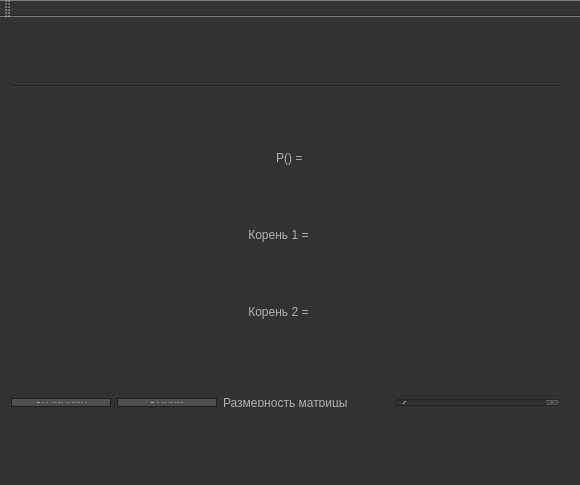
<?xml version="1.0" encoding="UTF-8"?>
<ui version="4.0">
 <class>MainWindow</class>
 <widget class="QMainWindow" name="MainWindow">
  <property name="geometry">
   <rect>
    <x>0</x>
    <y>0</y>
    <width>580</width>
    <height>485</height>
   </rect>
  </property>
  <property name="windowTitle">
   <string>Лабораторная работа по ООП №3</string>
  </property>
  <property name="styleSheet">
   <string notr="true">QToolTip
{
     border: 1px solid black;
     background-color: #ffa02f;
     padding: 1px;
     border-radius: 3px;
     opacity: 100;
}

QWidget
{
    color: #b1b1b1;
    background-color: #323232;
}

QWidget:item:hover
{
    background-color: QLinearGradient( x1: 0, y1: 0, x2: 0, y2: 1, stop: 0 #ffa02f, stop: 1 #ca0619);
    color: #000000;
}

QWidget:item:selected
{
    background-color: QLinearGradient( x1: 0, y1: 0, x2: 0, y2: 1, stop: 0 #ffa02f, stop: 1 #d7801a);
}

QMenuBar::item
{
    background: transparent;
}

QMenuBar::item:selected
{
    background: transparent;
    border: 1px solid #ffaa00;
}

QMenuBar::item:pressed
{
    background: #444;
    border: 1px solid #000;
    background-color: QLinearGradient(
        x1:0, y1:0,
        x2:0, y2:1,
        stop:1 #212121,
        stop:0.4 #343434/*,
        stop:0.2 #343434,
        stop:0.1 #ffaa00*/
    );
    margin-bottom:-1px;
    padding-bottom:1px;
}

QMenu
{
    border: 1px solid #000;
}

QMenu::item
{
    padding: 2px 20px 2px 20px;
}

QMenu::item:selected
{
    color: #000000;
}

QWidget:disabled
{
    color: #404040;
    background-color: #323232;
}

QAbstractItemView
{
    background-color: QLinearGradient( x1: 0, y1: 0, x2: 0, y2: 1, stop: 0 #4d4d4d, stop: 0.1 #646464, stop: 1 #5d5d5d);
}

QWidget:focus
{
    /*border: 2px solid QLinearGradient( x1: 0, y1: 0, x2: 0, y2: 1, stop: 0 #ffa02f, stop: 1 #d7801a);*/
}

QLineEdit
{
    background-color: QLinearGradient( x1: 0, y1: 0, x2: 0, y2: 1, stop: 0 #4d4d4d, stop: 0 #646464, stop: 1 #5d5d5d);
    padding: 1px;
    border-style: solid;
    border: 1px solid #1e1e1e;
    border-radius: 5;
}

QPushButton
{
    color: #b1b1b1;
    background-color: QLinearGradient( x1: 0, y1: 0, x2: 0, y2: 1, stop: 0 #565656, stop: 0.1 #525252, stop: 0.5 #4e4e4e, stop: 0.9 #4a4a4a, stop: 1 #464646);
    border-width: 1px;
    border-color: #1e1e1e;
    border-style: solid;
    border-radius: 6;
    padding: 3px;
    font-size: 12px;
    padding-left: 5px;
    padding-right: 5px;
}

QPushButton:pressed
{
    background-color: QLinearGradient( x1: 0, y1: 0, x2: 0, y2: 1, stop: 0 #2d2d2d, stop: 0.1 #2b2b2b, stop: 0.5 #292929, stop: 0.9 #282828, stop: 1 #252525);
}

QComboBox
{
    selection-background-color: #ffaa00;
    background-color: QLinearGradient( x1: 0, y1: 0, x2: 0, y2: 1, stop: 0 #565656, stop: 0.1 #525252, stop: 0.5 #4e4e4e, stop: 0.9 #4a4a4a, stop: 1 #464646);
    border-style: solid;
    border: 1px solid #1e1e1e;
    border-radius: 5;
}

QComboBox:hover,QPushButton:hover
{
    border: 2px solid QLinearGradient( x1: 0, y1: 0, x2: 0, y2: 1, stop: 0 #ffa02f, stop: 1 #d7801a);
}


QComboBox:on
{
    padding-top: 3px;
    padding-left: 4px;
    background-color: QLinearGradient( x1: 0, y1: 0, x2: 0, y2: 1, stop: 0 #2d2d2d, stop: 0.1 #2b2b2b, stop: 0.5 #292929, stop: 0.9 #282828, stop: 1 #252525);
    selection-background-color: #ffaa00;
}

QComboBox QAbstractItemView
{
    border: 2px solid darkgray;
    selection-background-color: QLinearGradient( x1: 0, y1: 0, x2: 0, y2: 1, stop: 0 #ffa02f, stop: 1 #d7801a);
}

QComboBox::drop-down
{
     subcontrol-origin: padding;
     subcontrol-position: top right;
     width: 15px;

     border-left-width: 0px;
     border-left-color: darkgray;
     border-left-style: solid; /* just a single line */
     border-top-right-radius: 3px; /* same radius as the QComboBox */
     border-bottom-right-radius: 3px;
 }

QComboBox::down-arrow
{
     image: url(:/down_arrow.png);
}

QGroupBox:focus
{
border: 2px solid QLinearGradient( x1: 0, y1: 0, x2: 0, y2: 1, stop: 0 #ffa02f, stop: 1 #d7801a);
}

QTextEdit:focus
{
    border: 2px solid QLinearGradient( x1: 0, y1: 0, x2: 0, y2: 1, stop: 0 #ffa02f, stop: 1 #d7801a);
}

QScrollBar:horizontal {
     border: 1px solid #222222;
     background: QLinearGradient( x1: 0, y1: 0, x2: 0, y2: 1, stop: 0.0 #121212, stop: 0.2 #282828, stop: 1 #484848);
     height: 7px;
     margin: 0px 16px 0 16px;
}

QScrollBar::handle:horizontal
{
      background: QLinearGradient( x1: 0, y1: 0, x2: 1, y2: 0, stop: 0 #ffa02f, stop: 0.5 #d7801a, stop: 1 #ffa02f);
      min-height: 20px;
      border-radius: 2px;
}

QScrollBar::add-line:horizontal {
      border: 1px solid #1b1b19;
      border-radius: 2px;
      background: QLinearGradient( x1: 0, y1: 0, x2: 1, y2: 0, stop: 0 #ffa02f, stop: 1 #d7801a);
      width: 14px;
      subcontrol-position: right;
      subcontrol-origin: margin;
}

QScrollBar::sub-line:horizontal {
      border: 1px solid #1b1b19;
      border-radius: 2px;
      background: QLinearGradient( x1: 0, y1: 0, x2: 1, y2: 0, stop: 0 #ffa02f, stop: 1 #d7801a);
      width: 14px;
     subcontrol-position: left;
     subcontrol-origin: margin;
}

QScrollBar::right-arrow:horizontal, QScrollBar::left-arrow:horizontal
{
      border: 1px solid black;
      width: 1px;
      height: 1px;
      background: white;
}

QScrollBar::add-page:horizontal, QScrollBar::sub-page:horizontal
{
      background: none;
}

QScrollBar:vertical
{
      background: QLinearGradient( x1: 0, y1: 0, x2: 1, y2: 0, stop: 0.0 #121212, stop: 0.2 #282828, stop: 1 #484848);
      width: 7px;
      margin: 16px 0 16px 0;
      border: 1px solid #222222;
}

QScrollBar::handle:vertical
{
      background: QLinearGradient( x1: 0, y1: 0, x2: 0, y2: 1, stop: 0 #ffa02f, stop: 0.5 #d7801a, stop: 1 #ffa02f);
      min-height: 20px;
      border-radius: 2px;
}

QScrollBar::add-line:vertical
{
      border: 1px solid #1b1b19;
      border-radius: 2px;
      background: QLinearGradient( x1: 0, y1: 0, x2: 0, y2: 1, stop: 0 #ffa02f, stop: 1 #d7801a);
      height: 14px;
      subcontrol-position: bottom;
      subcontrol-origin: margin;
}

QScrollBar::sub-line:vertical
{
      border: 1px solid #1b1b19;
      border-radius: 2px;
      background: QLinearGradient( x1: 0, y1: 0, x2: 0, y2: 1, stop: 0 #d7801a, stop: 1 #ffa02f);
      height: 14px;
      subcontrol-position: top;
      subcontrol-origin: margin;
}

QScrollBar::up-arrow:vertical, QScrollBar::down-arrow:vertical
{
      border: 1px solid black;
      width: 1px;
      height: 1px;
      background: white;
}


QScrollBar::add-page:vertical, QScrollBar::sub-page:vertical
{
      background: none;
}

QTextEdit
{
    background-color: #242424;
}

QPlainTextEdit
{
    background-color: #242424;
}

QHeaderView::section
{
    background-color: QLinearGradient(x1:0, y1:0, x2:0, y2:1, stop:0 #616161, stop: 0.5 #505050, stop: 0.6 #434343, stop:1 #656565);
    color: white;
    padding-left: 4px;
    border: 1px solid #6c6c6c;
}

QCheckBox:disabled
{
color: #414141;
}

QDockWidget::title
{
    text-align: center;
    spacing: 3px; /* spacing between items in the tool bar */
    background-color: QLinearGradient(x1:0, y1:0, x2:0, y2:1, stop:0 #323232, stop: 0.5 #242424, stop:1 #323232);
}

QDockWidget::close-button, QDockWidget::float-button
{
    text-align: center;
    spacing: 1px; /* spacing between items in the tool bar */
    background-color: QLinearGradient(x1:0, y1:0, x2:0, y2:1, stop:0 #323232, stop: 0.5 #242424, stop:1 #323232);
}

QDockWidget::close-button:hover, QDockWidget::float-button:hover
{
    background: #242424;
}

QDockWidget::close-button:pressed, QDockWidget::float-button:pressed
{
    padding: 1px -1px -1px 1px;
}

QMainWindow::separator
{
    background-color: QLinearGradient(x1:0, y1:0, x2:0, y2:1, stop:0 #161616, stop: 0.5 #151515, stop: 0.6 #212121, stop:1 #343434);
    color: white;
    padding-left: 4px;
    border: 1px solid #4c4c4c;
    spacing: 3px; /* spacing between items in the tool bar */
}

QMainWindow::separator:hover
{

    background-color: QLinearGradient(x1:0, y1:0, x2:0, y2:1, stop:0 #d7801a, stop:0.5 #b56c17 stop:1 #ffa02f);
    color: white;
    padding-left: 4px;
    border: 1px solid #6c6c6c;
    spacing: 3px; /* spacing between items in the tool bar */
}

QToolBar::handle
{
     spacing: 3px; /* spacing between items in the tool bar */
     background: url(:/images/handle.png);
}

QMenu::separator
{
    height: 2px;
    background-color: QLinearGradient(x1:0, y1:0, x2:0, y2:1, stop:0 #161616, stop: 0.5 #151515, stop: 0.6 #212121, stop:1 #343434);
    color: white;
    padding-left: 4px;
    margin-left: 10px;
    margin-right: 5px;
}

QProgressBar
{
    border: 2px solid grey;
    border-radius: 5px;
    text-align: center;
}

QProgressBar::chunk
{
    background-color: #d7801a;
    width: 2.15px;
    margin: 0.5px;
}

QTabBar::tab {
    color: #b1b1b1;
    border: 1px solid #444;
    border-bottom-style: none;
    background-color: #323232;
    padding-left: 10px;
    padding-right: 10px;
    padding-top: 3px;
    padding-bottom: 2px;
    margin-right: -1px;
}

QTabWidget::pane {
    border: 1px solid #444;
    top: 1px;
}

QTabBar::tab:last
{
    margin-right: 0; /* the last selected tab has nothing to overlap with on the right */
    border-top-right-radius: 3px;
}

QTabBar::tab:first:!selected
{
 margin-left: 0px; /* the last selected tab has nothing to overlap with on the right */


    border-top-left-radius: 3px;
}

QTabBar::tab:!selected
{
    color: #b1b1b1;
    border-bottom-style: solid;
    margin-top: 3px;
    background-color: QLinearGradient(x1:0, y1:0, x2:0, y2:1, stop:1 #212121, stop:.4 #343434);
}

QTabBar::tab:selected
{
    border-top-left-radius: 3px;
    border-top-right-radius: 3px;
    margin-bottom: 0px;
}

QTabBar::tab:!selected:hover
{
    /*border-top: 2px solid #ffaa00;
    padding-bottom: 3px;*/
    border-top-left-radius: 3px;
    border-top-right-radius: 3px;
    background-color: QLinearGradient(x1:0, y1:0, x2:0, y2:1, stop:1 #212121, stop:0.4 #343434, stop:0.2 #343434, stop:0.1 #ffaa00);
}

QRadioButton::indicator:checked, QRadioButton::indicator:unchecked{
    color: #b1b1b1;
    background-color: #323232;
    border: 1px solid #b1b1b1;
    border-radius: 6px;
}

QRadioButton::indicator:checked
{
    background-color: qradialgradient(
        cx: 0.5, cy: 0.5,
        fx: 0.5, fy: 0.5,
        radius: 1.0,
        stop: 0.25 #ffaa00,
        stop: 0.3 #323232
    );
}

QCheckBox::indicator{
    color: #b1b1b1;
    background-color: #323232;
    border: 1px solid #b1b1b1;
    width: 9px;
    height: 9px;
}

QRadioButton::indicator
{
    border-radius: 6px;
}

QRadioButton::indicator:hover, QCheckBox::indicator:hover
{
    border: 1px solid #ffaa00;
}

QCheckBox::indicator:checked
{
    image:url(:/images/checkbox.png);
}

QCheckBox::indicator:disabled, QRadioButton::indicator:disabled
{
    border: 1px solid #444;
}
</string>
  </property>
  <widget class="QWidget" name="centralWidget">
   <widget class="QWidget" name="verticalLayoutWidget">
    <property name="geometry">
     <rect>
      <x>0</x>
      <y>0</y>
      <width>571</width>
      <height>373</height>
     </rect>
    </property>
    <layout class="QVBoxLayout" name="verticalLayout">
     <item>
      <widget class="Line" name="line">
       <property name="orientation">
        <enum>Qt::Horizontal</enum>
       </property>
      </widget>
     </item>
     <item>
      <layout class="QGridLayout" name="polynomLayout"/>
     </item>
     <item>
      <layout class="QHBoxLayout" name="valueLayout">
       <item>
        <layout class="QHBoxLayout" name="value1Layout">
         <property name="spacing">
          <number>0</number>
         </property>
         <item>
          <layout class="QHBoxLayout" name="labelValueLayout">
           <property name="spacing">
            <number>0</number>
           </property>
           <property name="sizeConstraint">
            <enum>QLayout::SetNoConstraint</enum>
           </property>
           <property name="leftMargin">
            <number>0</number>
           </property>
           <property name="topMargin">
            <number>0</number>
           </property>
           <property name="rightMargin">
            <number>0</number>
           </property>
           <item>
            <widget class="QLabel" name="labelValueText1">
             <property name="sizePolicy">
              <sizepolicy hsizetype="Fixed" vsizetype="Preferred">
               <horstretch>0</horstretch>
               <verstretch>0</verstretch>
              </sizepolicy>
             </property>
             <property name="styleSheet">
              <string notr="true">#labelValueText1{}</string>
             </property>
             <property name="text">
              <string>P(</string>
             </property>
             <property name="indent">
              <number>13</number>
             </property>
            </widget>
           </item>
           <item>
            <layout class="QGridLayout" name="leValueGridLayout"/>
           </item>
           <item>
            <widget class="QLabel" name="labelValueText2">
             <property name="maximumSize">
              <size>
               <width>20</width>
               <height>16777215</height>
              </size>
             </property>
             <property name="text">
              <string>) =</string>
             </property>
            </widget>
           </item>
           <item>
            <layout class="QGridLayout" name="labelValueGridLayout"/>
           </item>
          </layout>
         </item>
        </layout>
       </item>
      </layout>
     </item>
     <item>
      <layout class="QHBoxLayout" name="root1Layout">
       <item>
        <widget class="QLabel" name="labelRootText1">
         <property name="minimumSize">
          <size>
           <width>0</width>
           <height>0</height>
          </size>
         </property>
         <property name="maximumSize">
          <size>
           <width>100</width>
           <height>16777215</height>
          </size>
         </property>
         <property name="text">
          <string>    Корень 1 =</string>
         </property>
        </widget>
       </item>
       <item>
        <layout class="QGridLayout" name="labelRoot1GridLayout"/>
       </item>
      </layout>
     </item>
     <item>
      <layout class="QHBoxLayout" name="root2Layout">
       <item>
        <widget class="QLabel" name="labelRootText2">
         <property name="minimumSize">
          <size>
           <width>0</width>
           <height>0</height>
          </size>
         </property>
         <property name="maximumSize">
          <size>
           <width>100</width>
           <height>16777215</height>
          </size>
         </property>
         <property name="text">
          <string>    Корень 2 =</string>
         </property>
        </widget>
       </item>
       <item>
        <layout class="QGridLayout" name="labelRoot2GridLayout"/>
       </item>
      </layout>
     </item>
    </layout>
   </widget>
   <widget class="QWidget" name="">
    <property name="geometry">
     <rect>
      <x>0</x>
      <y>370</y>
      <width>571</width>
      <height>31</height>
     </rect>
    </property>
    <layout class="QHBoxLayout" name="dimensionLayout">
     <item>
      <widget class="QPushButton" name="btnCalculateValue">
       <property name="maximumSize">
        <size>
         <width>100</width>
         <height>16777215</height>
        </size>
       </property>
       <property name="text">
        <string>Значение</string>
       </property>
      </widget>
     </item>
     <item>
      <widget class="QPushButton" name="btnCalculateRoot">
       <property name="maximumSize">
        <size>
         <width>100</width>
         <height>16777215</height>
        </size>
       </property>
       <property name="text">
        <string>Корни</string>
       </property>
      </widget>
     </item>
     <item>
      <widget class="QLabel" name="labelDimensionText">
       <property name="maximumSize">
        <size>
         <width>16777215</width>
         <height>30</height>
        </size>
       </property>
       <property name="text">
        <string>Размерность матрицы</string>
       </property>
      </widget>
     </item>
     <item>
      <widget class="QSpinBox" name="sbDimension">
       <property name="minimum">
        <number>1</number>
       </property>
       <property name="value">
        <number>2</number>
       </property>
      </widget>
     </item>
    </layout>
   </widget>
   <zorder>verticalLayoutWidget</zorder>
   <zorder></zorder>
   <zorder></zorder>
  </widget>
  <widget class="QMenuBar" name="menuBar">
   <property name="geometry">
    <rect>
     <x>0</x>
     <y>0</y>
     <width>580</width>
     <height>19</height>
    </rect>
   </property>
  </widget>
  <widget class="QToolBar" name="mainToolBar">
   <attribute name="toolBarArea">
    <enum>TopToolBarArea</enum>
   </attribute>
   <attribute name="toolBarBreak">
    <bool>false</bool>
   </attribute>
  </widget>
  <widget class="QStatusBar" name="statusBar"/>
 </widget>
 <layoutdefault spacing="6" margin="11"/>
 <resources/>
 <connections>
  <connection>
   <sender>btnCalculateValue</sender>
   <signal>clicked()</signal>
   <receiver>MainWindow</receiver>
   <slot>calculateValue()</slot>
   <hints>
    <hint type="sourcelabel">
     <x>9</x>
     <y>146</y>
    </hint>
    <hint type="destinationlabel">
     <x>13</x>
     <y>158</y>
    </hint>
   </hints>
  </connection>
  <connection>
   <sender>btnCalculateRoot</sender>
   <signal>clicked()</signal>
   <receiver>MainWindow</receiver>
   <slot>calculateRoots()</slot>
   <hints>
    <hint type="sourcelabel">
     <x>190</x>
     <y>208</y>
    </hint>
    <hint type="destinationlabel">
     <x>171</x>
     <y>219</y>
    </hint>
   </hints>
  </connection>
 </connections>
 <slots>
  <slot>calculateValue()</slot>
  <slot>calculateRoots()</slot>
 </slots>
</ui>
